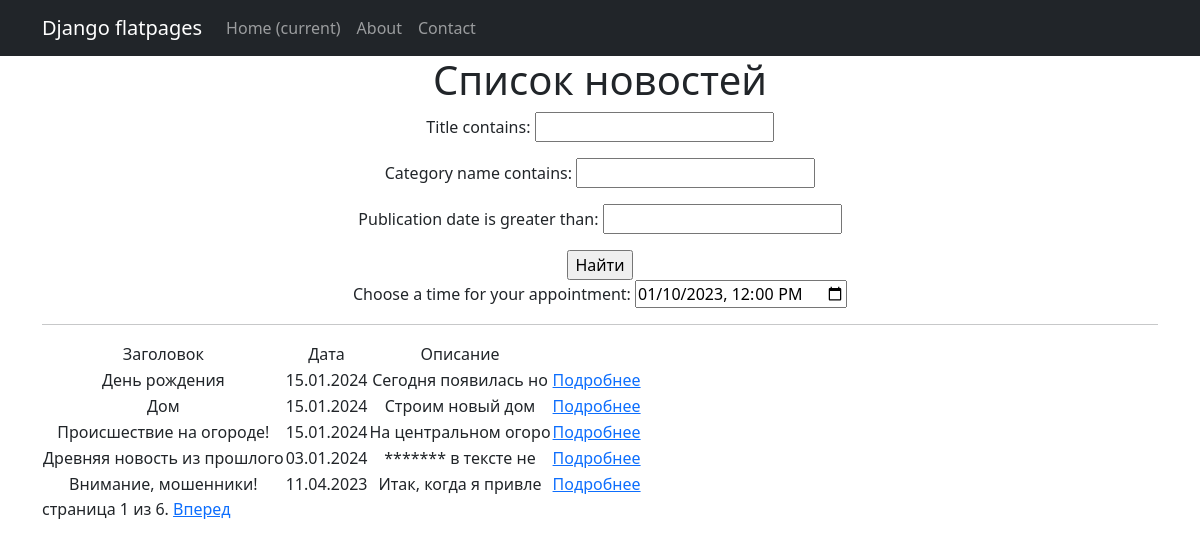
The app's page /news/search/ with its own data.
### news/models.py (models this page shows, shortened)
class News(models.Model):
    title = models.CharField(max_length=100)
    publication_date = models.DateField()
    text = models.TextField()
    category = models.ForeignKey('Category', on_delete=models.CASCADE, default=1)

### news/views.py (the view)
# urls.py: path('search/', NewsSearch.as_view(), name='news_search'),
class NewsSearch(FilterView):
    filterset_class = NewsFilter
    template_name = 'news_search.html'
    paginate_by = 5
    def get_queryset(self):
        queryset = super().get_queryset()
        self.filterset = NewsFilter(self.request.GET, queryset)
        return self.filterset.qs
    def get_context_data(self, **kwargs):
        context = super().get_context_data(**kwargs)
        context['filterset'] = self.filterset
        return context

### news/templatetags/censor.py (called while the page is built)
@register.filter(name='censor')
def censor(value):
    censored_words = ['редиска', 'Редиска', 'РЕДИСКА', 'петрушка', 'Петрушка', 'ПЕТРУШКА']  # список нежелательных слов
    for word in censored_words:
        value = value.replace(word, '*' * len(word))
    return value

### templates/news_search.html (shortened to what this page needs)
{% extends "flatpages/default.html" %}
{% load censor %}
{% load cache %}
{% block content %}
  <h1>Список новостей</h1>
   <form action="" method="get">
       {{ filterset.form.as_p }}
       <input type="submit" value="Найти" />
   </form>
   <label for="meeting-time">Choose a time for your appointment:</label>
    <input
      type="datetime-local"
      id="meeting-time"
      name="meeting-time"
      value="2023-01-10T12:00"
      min="2023-01-01T00:00"
      max="2025-01-01T00:00" />
  <hr>
  {% if news_list %}
    <table>
        <tr>
            <td>Заголовок</td>
            <td>Дата</td>
            <td>Описание</td>
        </tr>
        {% for news in news_list %}
        <tr>
            <td>{{ news.title }}</td>
            <td>{{ news.publication_date|date:"d.m.Y" }}</td>
            <td>{{ news.text|slice:":20"|censor }}</td>
            <td><a href="{% url 'news:news_detail' pk=news.pk %}">Подробнее</a></td>
        </tr>
        {% endfor %}
    </table>
  {% else %}
        <h2>Новостей нет!</h2>
  {% endif%}
      {% block pagination %}
        {% if is_paginated %}
            <div class="pagination">
                <span class="page-links">
                    <span class="page-current">
                        страница {{ page_obj.number }} из {{ page_obj.paginator.num_pages }}.
                    </span>
                    {% if page_obj.has_next %}
                        <a href="{{ request.path }}?page={{ page_obj.next_page_number }}">Вперед</a>
                    {% endif %}
                </span>
            </div>
        {% endif %}
      {% endblock pagination %}
{% endblock content %}

### records on screen
News: title "День рождения", publication_date "15.01.2024", text|censor "Сегодня появилась но"
News: title "Дом", publication_date "15.01.2024", text|censor "Строим новый дом"
News: title "Происшествие на огороде!", publication_date "15.01.2024", text|censor "На центральном огоро"
News: title "Древняя новость из прошлого", publication_date "03.01.2024", text|censor "******* в тексте не"
News: title "Внимание, мошенники!", publication_date "11.04.2023", text|censor "Итак, когда я привле"

### other values on screen
{{ page_obj.number }} "1"
{{ page_obj.paginator.num_pages }} "6"
